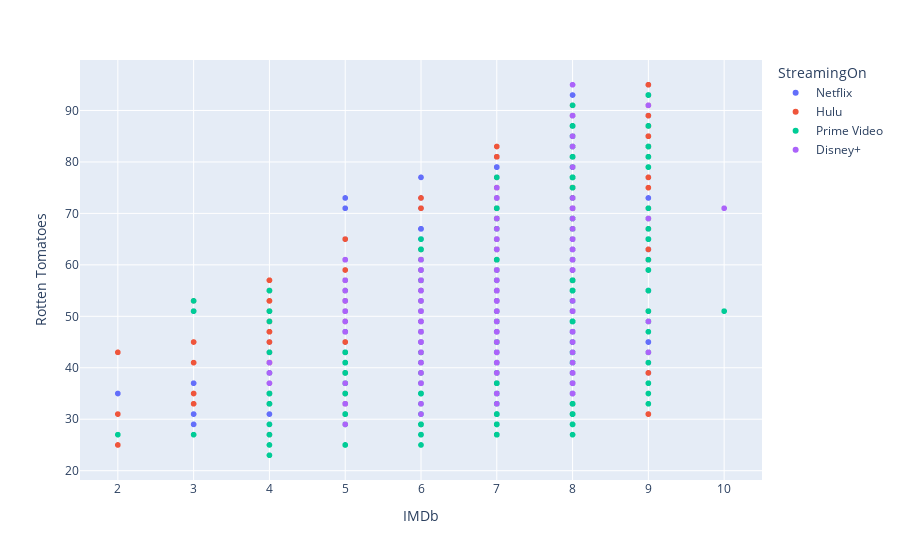

This figure's notebook cell:
### Code cell
px.scatter(tv_shows_both_ratings, x='IMDb',
           y='Rotten Tomatoes',color='StreamingOn')

### Figure 1 — Plotly figure (JSON) as saved in the notebook; plotly's stock layout.template omitted (floating-point values rounded to 4 significant figures; data arrays with more than 128 entries replaced by an {"elided": "..."} marker saying what was removed)
{"data": [{"hovertemplate": "StreamingOn=Netflix<br>IMDb=%{x}<br>Rotten Tomatoes=%{y}<extra></extra>", "legendgroup": "Netflix", "marker": {"color": "#636efa", "symbol": "circle"}, "mode": "markers", "name": "Netflix", "showlegend": true, "type": "scattergl", "x": {"elided": "952 int values"}, "xaxis": "x", "y": {"elided": "952 int values"}, "yaxis": "y"}, {"hovertemplate": "StreamingOn=Hulu<br>IMDb=%{x}<br>Rotten Tomatoes=%{y}<extra></extra>", "legendgroup": "Hulu", "marker": {"color": "#EF553B", "symbol": "circle"}, "mode": "markers", "name": "Hulu", "showlegend": true, "type": "scattergl", "x": {"elided": "701 int values"}, "xaxis": "x", "y": {"elided": "701 int values"}, "yaxis": "y"}, {"hovertemplate": "StreamingOn=Prime Video<br>IMDb=%{x}<br>Rotten Tomatoes=%{y}<extra></extra>", "legendgroup": "Prime Video", "marker": {"color": "#00cc96", "symbol": "circle"}, "mode": "markers", "name": "Prime Video", "showlegend": true, "type": "scattergl", "x": {"elided": "572 int values"}, "xaxis": "x", "y": {"elided": "572 int values"}, "yaxis": "y"}, {"hovertemplate": "StreamingOn=Disney+<br>IMDb=%{x}<br>Rotten Tomatoes=%{y}<extra></extra>", "legendgroup": "Disney+", "marker": {"color": "#ab63fa", "symbol": "circle"}, "mode": "markers", "name": "Disney+", "showlegend": true, "type": "scattergl", "x": {"elided": "154 int values"}, "xaxis": "x", "y": {"elided": "154 int values"}, "yaxis": "y"}], "layout": {"legend": {"title": {"text": "StreamingOn"}, "tracegroupgap": 0}, "margin": {"t": 60}, "xaxis": {"anchor": "y", "domain": [0, 1], "title": {"text": "IMDb"}}, "yaxis": {"anchor": "x", "domain": [0, 1], "title": {"text": "Rotten Tomatoes"}}}}
